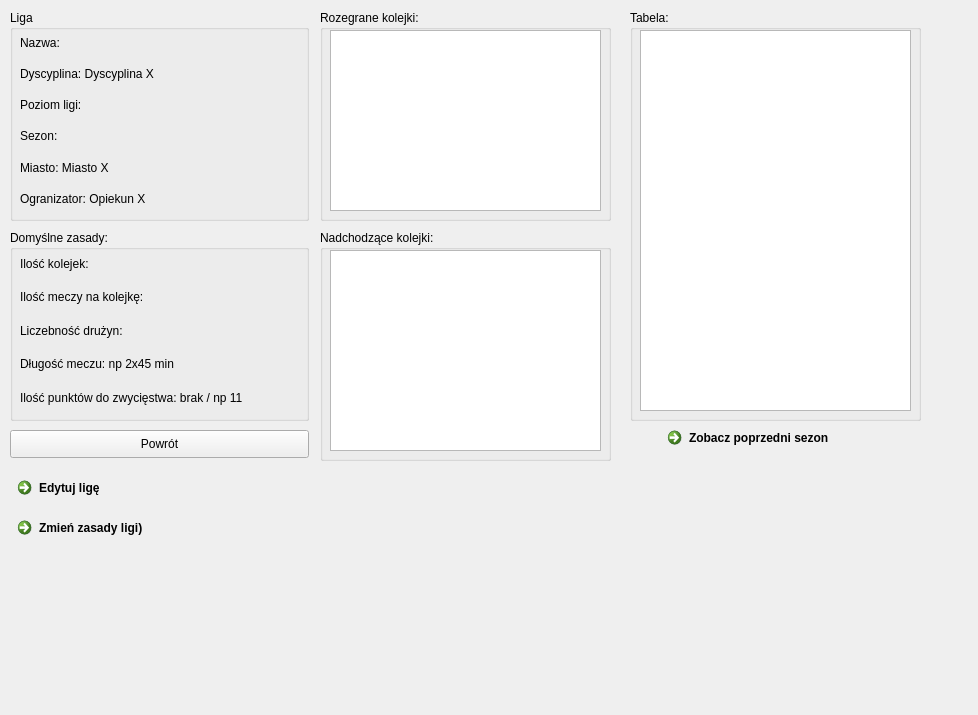
<?xml version="1.0" encoding="UTF-8"?>
<ui version="4.0">
 <class>profil_ligi</class>
 <widget class="QDialog" name="profil_ligi">
  <property name="geometry">
   <rect>
    <x>0</x>
    <y>0</y>
    <width>978</width>
    <height>715</height>
   </rect>
  </property>
  <property name="windowTitle">
   <string>Dialog</string>
  </property>
  <widget class="QGroupBox" name="groupBox_4">
   <property name="geometry">
    <rect>
     <x>630</x>
     <y>10</y>
     <width>291</width>
     <height>411</height>
    </rect>
   </property>
   <property name="title">
    <string>Tabela:</string>
   </property>
   <widget class="QListView" name="listView_3">
    <property name="geometry">
     <rect>
      <x>10</x>
      <y>20</y>
      <width>271</width>
      <height>381</height>
     </rect>
    </property>
   </widget>
  </widget>
  <widget class="QGroupBox" name="groupBox_3">
   <property name="geometry">
    <rect>
     <x>320</x>
     <y>230</y>
     <width>291</width>
     <height>231</height>
    </rect>
   </property>
   <property name="title">
    <string>Nadchodzące kolejki:</string>
   </property>
   <widget class="QListView" name="listView_2">
    <property name="geometry">
     <rect>
      <x>10</x>
      <y>20</y>
      <width>271</width>
      <height>201</height>
     </rect>
    </property>
   </widget>
  </widget>
  <widget class="QGroupBox" name="groupBox_2">
   <property name="geometry">
    <rect>
     <x>320</x>
     <y>10</y>
     <width>291</width>
     <height>211</height>
    </rect>
   </property>
   <property name="title">
    <string>Rozegrane kolejki:</string>
   </property>
   <widget class="QListView" name="listView">
    <property name="geometry">
     <rect>
      <x>10</x>
      <y>20</y>
      <width>271</width>
      <height>181</height>
     </rect>
    </property>
   </widget>
  </widget>
  <widget class="QCommandLinkButton" name="commandLinkButton_2">
   <property name="geometry">
    <rect>
     <x>10</x>
     <y>510</y>
     <width>231</width>
     <height>41</height>
    </rect>
   </property>
   <property name="text">
    <string>Zmień zasady ligi)</string>
   </property>
  </widget>
  <widget class="QGroupBox" name="groupBox_5">
   <property name="geometry">
    <rect>
     <x>10</x>
     <y>230</y>
     <width>299</width>
     <height>191</height>
    </rect>
   </property>
   <property name="title">
    <string>Domyślne zasady:</string>
   </property>
   <widget class="QWidget" name="layoutWidget">
    <property name="geometry">
     <rect>
      <x>10</x>
      <y>20</y>
      <width>281</width>
      <height>161</height>
     </rect>
    </property>
    <layout class="QVBoxLayout" name="verticalLayout_2">
     <item>
      <widget class="QLabel" name="label_5">
       <property name="text">
        <string>Ilość kolejek:</string>
       </property>
      </widget>
     </item>
     <item>
      <widget class="QLabel" name="label_6">
       <property name="text">
        <string>Ilość meczy na kolejkę:</string>
       </property>
      </widget>
     </item>
     <item>
      <widget class="QLabel" name="label_9">
       <property name="text">
        <string>Liczebność drużyn:</string>
       </property>
      </widget>
     </item>
     <item>
      <widget class="QLabel" name="label_10">
       <property name="text">
        <string>Długość meczu: np 2x45 min</string>
       </property>
      </widget>
     </item>
     <item>
      <widget class="QLabel" name="label_11">
       <property name="text">
        <string>Ilość punktów do zwycięstwa: brak / np 11</string>
       </property>
      </widget>
     </item>
    </layout>
   </widget>
  </widget>
  <widget class="QGroupBox" name="groupBox">
   <property name="geometry">
    <rect>
     <x>10</x>
     <y>10</y>
     <width>299</width>
     <height>211</height>
    </rect>
   </property>
   <property name="title">
    <string>Liga</string>
   </property>
   <widget class="QWidget" name="layoutWidget_3">
    <property name="geometry">
     <rect>
      <x>10</x>
      <y>20</y>
      <width>281</width>
      <height>181</height>
     </rect>
    </property>
    <layout class="QVBoxLayout" name="verticalLayout">
     <item>
      <widget class="QLabel" name="label">
       <property name="text">
        <string>Nazwa:</string>
       </property>
      </widget>
     </item>
     <item>
      <widget class="QLabel" name="label_7">
       <property name="text">
        <string>Dyscyplina: Dyscyplina X</string>
       </property>
      </widget>
     </item>
     <item>
      <widget class="QLabel" name="label_3">
       <property name="text">
        <string>Poziom ligi:</string>
       </property>
      </widget>
     </item>
     <item>
      <widget class="QLabel" name="label_4">
       <property name="text">
        <string>Sezon:</string>
       </property>
      </widget>
     </item>
     <item>
      <widget class="QLabel" name="label_8">
       <property name="text">
        <string>Miasto: Miasto X</string>
       </property>
      </widget>
     </item>
     <item>
      <widget class="QLabel" name="label_2">
       <property name="text">
        <string>Ogranizator: Opiekun X</string>
       </property>
      </widget>
     </item>
    </layout>
   </widget>
  </widget>
  <widget class="QCommandLinkButton" name="commandLinkButton">
   <property name="geometry">
    <rect>
     <x>660</x>
     <y>420</y>
     <width>231</width>
     <height>41</height>
    </rect>
   </property>
   <property name="text">
    <string>Zobacz poprzedni sezon</string>
   </property>
  </widget>
  <widget class="QPushButton" name="pushButton">
   <property name="geometry">
    <rect>
     <x>10</x>
     <y>430</y>
     <width>299</width>
     <height>28</height>
    </rect>
   </property>
   <property name="text">
    <string>Powrót</string>
   </property>
  </widget>
  <widget class="QCommandLinkButton" name="commandLinkButton_4">
   <property name="geometry">
    <rect>
     <x>10</x>
     <y>470</y>
     <width>231</width>
     <height>41</height>
    </rect>
   </property>
   <property name="text">
    <string>Edytuj ligę </string>
   </property>
  </widget>
 </widget>
 <resources/>
 <connections/>
</ui>
